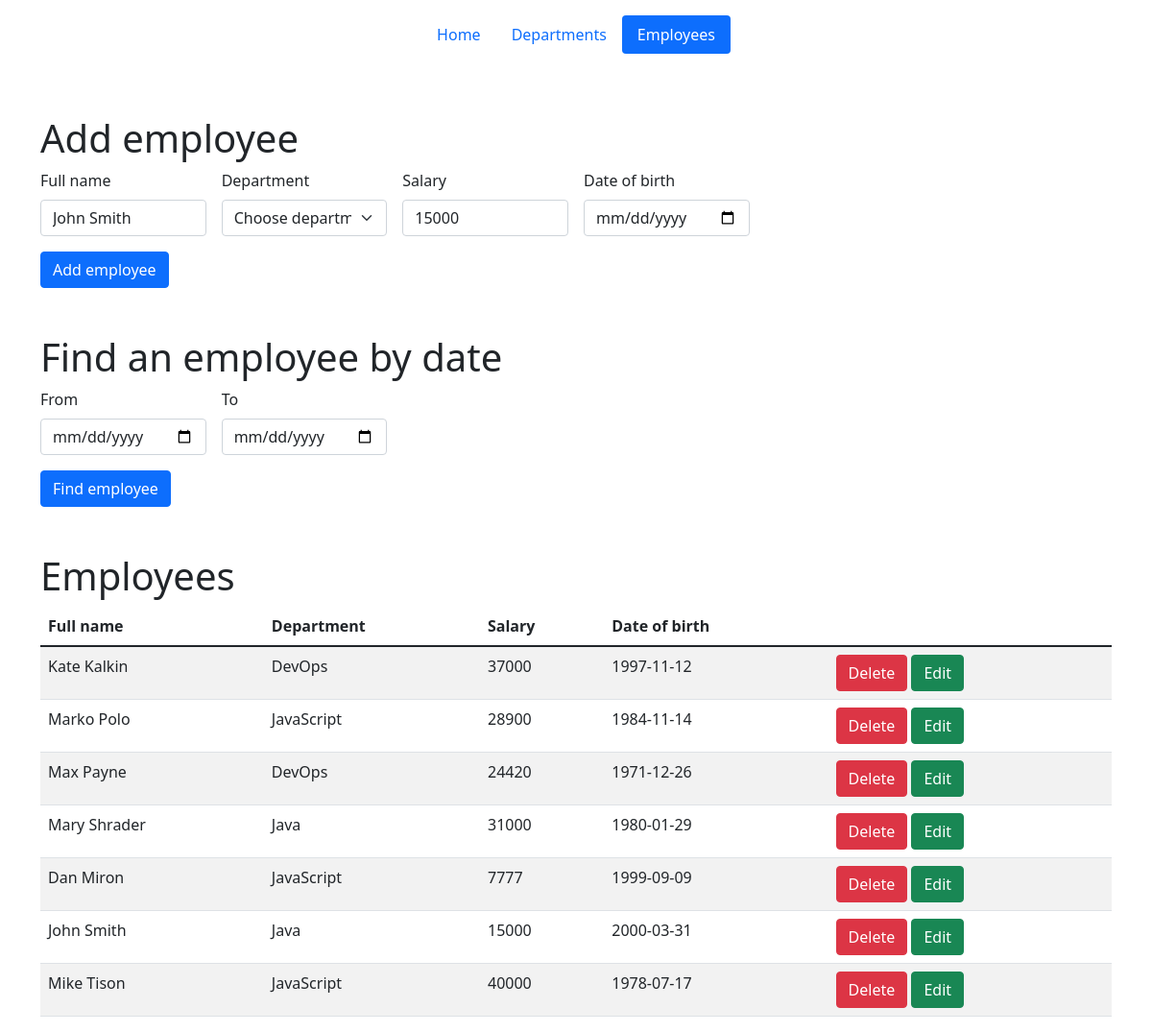
The page /employees on the database its author committed.
### models/employees.py (models this page shows, shortened)
class Employees(db.Model):
    __table_args__ = {'extend_existing': True}
    id = db.Column(db.Integer, primary_key=True)
    department = db.Column(db.String(50), nullable=False)
    name = db.Column(db.String(50), nullable=False)
    birth_date = db.Column(db.Date, nullable=False)
    salary = db.Column(db.Integer, nullable=False)

### api.py (the view, shortened to what this page needs)
@api.route('/employees', methods=['POST', 'GET'])
def employees_page():
    departments = Departments.query.all()
    employees = Employees.query.all()
    return render_template('employees.html', employees=employees, departments=departments)

### templates/employees.html (shortened to what this page needs)
{% extends 'base.html' %}
{% block body %}
<div class="container">
        <header class="d-flex justify-content-center py-3">
          <ul class="nav nav-pills">
            <li class="nav-item"><a href="/" class="nav-link"  aria-current="page">Home</a></li>
            <li class="nav-item"><a href="/departments" class="nav-link">Departments</a></li>
            <li class="nav-item"><a href="/employees" class="nav-link active">Employees</a></li>
          </ul>
        </header>
      </div>
 <div class="container mt-5">
        <h1>Add employee</h1>
      <form method="post" class="row g-3 needs-validation" novalidate>
                <div class="col-md-2">
                  <label for="validationCustom01" class="form-label">Full name</label>
                  <input type="text"  name="name" class="form-control" id="validationCustom01" value="John Smith" required>
                </div>
                <div class="col-md-2">
                  <label for="validationCustom04" class="form-label">Department</label>
                  <select name="department" class="form-select" id="validationCustom04" required>
                    <option selected disabled value="">Choose department</option>
                  </select>
                </div>
                <div class="col-md-2">
                  <label for="validationCustom05" class="form-label">Salary</label>
                  <input name="salary" type="text" class="form-control" id="validationCustom05" value="15000" required>
                </div>
                  <div class="col-md-2">
                    <label for="validationCustom05" class="form-label">Date of birth</label>
                    <input name="birth_date" id="validationCustom06" type="date" class="form-control">
                  </div>
              <div class="col-12">
                <button class="btn btn-primary" type="submit">Add employee</button>
              </div>
      </form>
 </div>
<div class="container mt-5">
    <h1>Find an employee by date</h1>
     <form id="find_by_date" method="post" class="row g-3 needs-validation" novalidate>
        <div class="col-md-2">
                    <label for="validationCustom05" class="form-label">From</label>
                    <input name="From" id="validationCustom0" type="date" class="form-control">
        </div>
         <div class="col-md-2">
                    <label for="validationCustom05" class="form-label">To</label>
                    <input name="To" id="validationCustom1" type="date" class="form-control">
        </div>
         <div class="col-12">
                <button class="btn btn-primary" type="submit">Find employee</button>
              </div>
     </form>
</div>
<div class="container mt-5">
    <h1>Employees</h1>
        <table id="data" class="table table-striped">
            <thead>
              <tr>
                <th>Full name</th>
                  <th>Department</th>
                  <th>Salary</th>
                  <th>Date of birth</th>
                  <th></th>
              </tr>
            </thead>
            <tbody>
              {% for emp in employees %}
              {% if emp.id == id %}
                  <form method="post" class="row g-3 needs-validation" novalidate>
                            <tr>
                                  <td><input type="text"  name="name" class="form-control" id="validationCustom08" value="{{ emp.name }}" required></td>
                                  <td><select name="department" class="form-select" id="validationCustom09"  required>
                                    <option selected >{{ emp.department }}</option>
                                      {% for dnt in departments %}
                                        {% if dnt.department != emp.department %}
                                          <option>{{ dnt.department }}</option>
                                        {% endif %}
                                      {% endfor %}
                                  </select></td>
                                    <td><input name="salary" type="text" class="form-control" id="validationCustom10" value="{{ emp.salary }}" required></td>
                                    <td><input name="birth_date" id="validationCustom11" type="date" class="form-control" value="{{ emp.birth_date }}"></td>
                                    <td>
                                 <a href="/employees" class="btn btn-danger">Cancel</a>
                                <button class="btn btn-success" type="submit">Change</button>
                                </td>
                         </tr>
                  </form>
              {% else %}
                <tr>
                  <td>{{ emp.name }}</td>
                  <td>{{ emp.department }}</td>
                    <td>{{ emp.salary }}</td>
                    <td>{{ emp.birth_date }}</td>
                    <td>
                 <a href="/employees/{{ emp.id }}/del" class="btn btn-danger">Delete</a>
                <a href="/employees/{{ emp.id }}/edit" class="btn btn-success">Edit</a>
              </td>
                </tr>
                {% endif %}
              {% endfor %}
            </tbody>
        </table>
</div>
{% endblock %}

### templates/base.html (shortened to what this page needs)
<!doctype html>
<html lang="en">
<head>
    <link rel="stylesheet" href="https://cdn.jsdelivr.net/npm/bootstrap@5.1.3/dist/css/bootstrap.min.css">
    <link href="/examples/vendors/bootstrap-datetimepicker/css/bootstrap-datetimepicker.min.css" rel="stylesheet">
</head>
<body>
    {% block body %}{% endblock %}
</body>
</html>

### rows shown on the page
Employees: name "Kate Kalkin", department "DevOps", salary "37000", birth_date "1997-11-12"
Employees: name "Marko Polo", department "JavaScript", salary "28900", birth_date "1984-11-14"
Employees: name "Max Payne", department "DevOps", salary "24420", birth_date "1971-12-26"
Employees: name "Mary Shrader", department "Java", salary "31000", birth_date "1980-01-29"
Employees: name "Dan Miron", department "JavaScript", salary "7777", birth_date "1999-09-09"
Employees: name "John Smith", department "Java", salary "15000", birth_date "2000-03-31"
Employees: name "Mike Tison", department "JavaScript", salary "40000", birth_date "1978-07-17"
